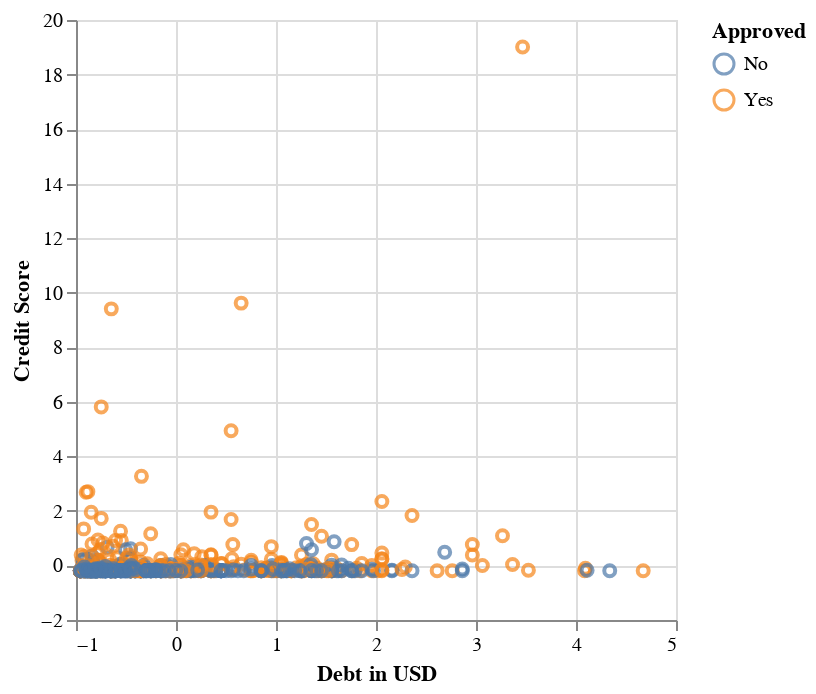

Notebook source saved alongside this figure:
### Code cell
knn = KNeighborsClassifier(n_neighbors=7)

# create the centering / scaling preprocessor
preprocessor = make_column_transformer(
    (StandardScaler(), ["Age", "Debt","Income","CreditScore"]),
    remainder='passthrough'
)
data_scaled = preprocessor.fit_transform(data)

data_scaled = pd.DataFrame(data_scaled).rename(columns={0:'Age', 1:'Debt', 2:'CreditScore', 3:'Income', 4:'Approved'}, errors="raise")
data_scaled
data_plot = alt.Chart(data_scaled).mark_point().encode(
    x=alt.X('Debt').title('Debt in USD').scale(zero=True),
    y=alt.Y('CreditScore').title('Credit Score').scale(zero=False),
    color=alt.Color('Approved')
)
data_plot


# data_plot = alt.Chart(data).mark_point().encode(
#     x=alt.X('Debt').title('Debt in USD'),
#     y=alt.Y('CreditScore').title('Credit Score'),
#     color=alt.Color('Approved')
# )
# data_hist = alt.Chart(data).mark_bar().encode(
#     x=alt.X('Debt').title('Debt in USD').bin(maxbins= 30),
#     y='count()',
# )
# data_hist
# data_scaled_hist = alt.Chart(data_scaled).mark_bar().encode(
#     x=alt.X('Debt').title('Debt in USD').bin(maxbins = 30),
#     y='count()',
# )
# data_hist & data_scaled_hist

### Figure 1 — Vega-Lite specification as saved in the notebook (floating-point values rounded to 4 significant figures; data arrays with more than 128 entries replaced by an {"elided": "..."} marker saying what was removed)
{"config": {"view": {"continuousWidth": 300, "continuousHeight": 300}}, "data": {"name": "data-473ba4caed2b3666f536a30bac81e2b8"}, "mark": {"type": "point"}, "encoding": {"color": {"field": "Approved", "type": "nominal"}, "x": {"field": "Debt", "scale": {"zero": true}, "title": "Debt in USD", "type": "quantitative"}, "y": {"field": "CreditScore", "scale": {"zero": false}, "title": "Credit Score", "type": "quantitative"}}, "$schema": "https://vega.github.io/schema/vega-lite/v5.15.1.json", "datasets": {"data-473ba4caed2b3666f536a30bac81e2b8": {"elided": "690 records"}}}
